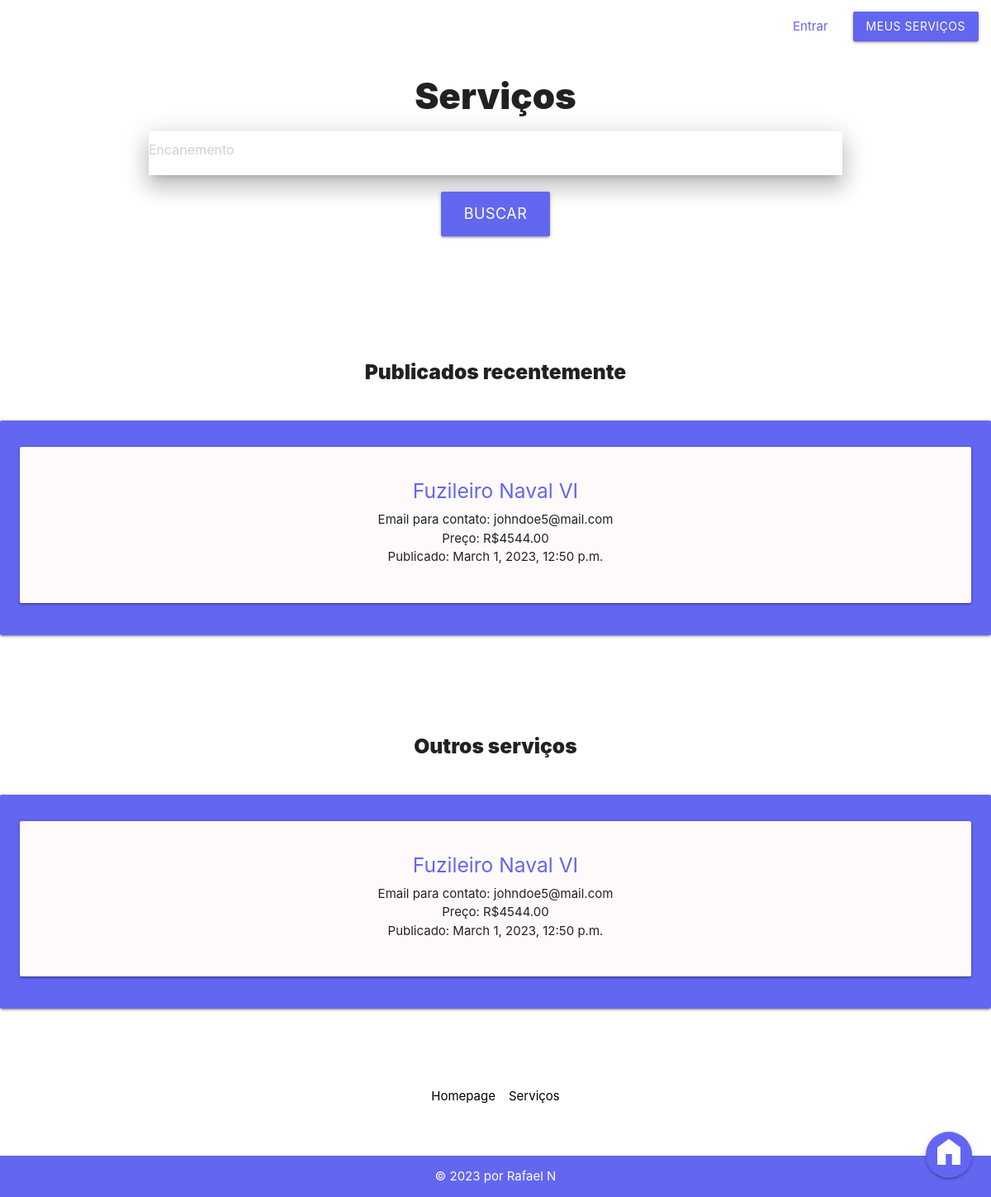
/servicosapp/, run on an earlier commit of the app's database.
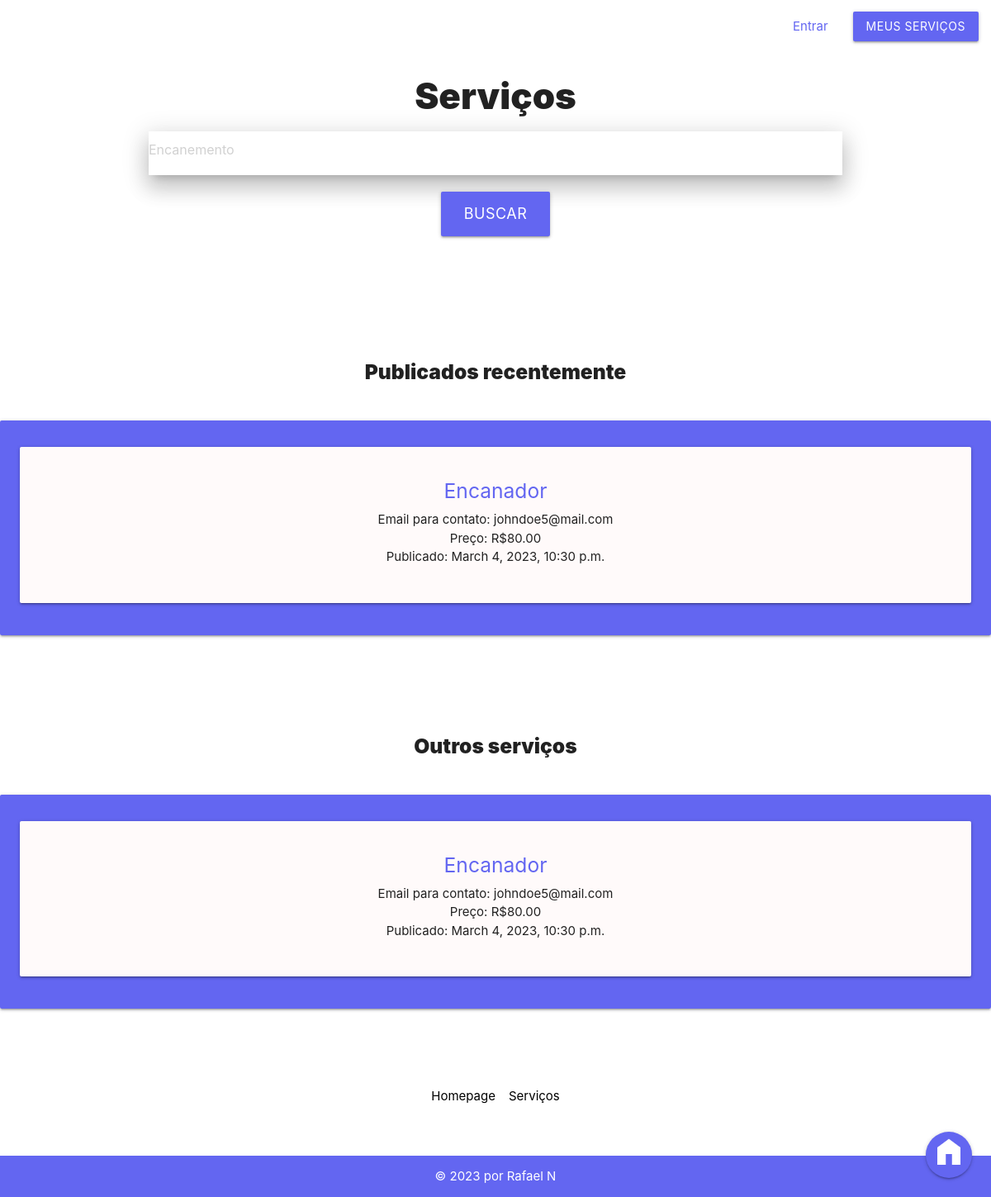
And on a later commit of the database.
### servicosapp/models.py (models this page shows)
class Servico(models.Model):
    id_servico = models.AutoField(primary_key=True)
    fk_usuario = models.ForeignKey(auth_user, on_delete=models.DO_NOTHING, null=True)
    fk_categoria = models.ForeignKey(Categoria, on_delete=models.CASCADE, null=True)
    fk_municipio = models.ForeignKey(Municipio, on_delete=models.CASCADE, null=True)
    titulo = models.CharField(max_length=150, null=False)
    descricao = models.CharField(max_length=150, default=None)
    email = models.CharField(max_length=150, null=False)
    telefone_1 = models.CharField(max_length=50, null=True)
    telefone_2 = models.CharField(max_length=50, null=True)
    preco = models.IntegerField(default=0, null=True)
    data_pub = models.DateTimeField("Data de publicação", default=django.utils.timezone.now, null=True)
    def __str__(self):
        return self.titulo

### servicosapp/views.py (the view)
# urls.py: path('', views.index, name='index'),
def index(request):
       servicos = Servico.objects.order_by("-data_pub")[:15]
       servicos_aleatorios = Servico.objects.order_by("?")[:15]
       return render(request, 'servicosapp/index.html', {'servicos': servicos, 'servicos_aleatorios': servicos_aleatorios})

### servicosapp/templates/servicosapp/index.html (shortened to what this page needs)
{% extends "base.html" %}
{% block content %}
<h3>Serviços</h3>
{% include "searchbar.html" %}
<br />
<br />
<br />
<br />
<br />
<br />
<h5 style="text-align: center; font-weight: 900;">Publicados recentemente</h5>
<div class="swiper mySwiper card-panel" style="background-color: var(--accent-color);">
    <div class="swiper-wrapper">
        {% for servico in servicos %}
        <div class="swiper-slide card-panel">
            <div class="row">
                <div class="col">
                    <div>
                        <ul>
                            <a href="{% url 'servicosapp:detalhes_servicos' servico.id_servico %}">
                                <h5>{{ servico }}</h5>
                            </a>
                            <li>Email para contato: {{ servico.email }}</li>
                            <li>Preço: R${{ servico.preco }}.00</li>
                            <li>Publicado: {{ servico.data_pub }}</li>
                        </ul>
                    </div>
                </div>
            </div>
        </div>
        {% endfor %}
    </div>
</div>
<br />
<br />
<br />
<br />
<h5 style="text-align: center; font-weight: 900;">Outros serviços</h5>
<div class="swiper mySwiper card-panel" style="background-color: var(--accent-color);">
    <div class="swiper-wrapper">
        {% for servico in servicos_aleatorios %}
        <div class="swiper-slide card-panel">
            <div class="row">
                <div class="col">
                    <div>
                        <ul>
                            <a href="{% url 'servicosapp:detalhes_servicos' servico.id_servico %}">
                                <h5>{{ servico }}</h5>
                            </a>
                            <li>Email para contato: {{ servico.email }}</li>
                            <li>Preço: R${{ servico.preco }}.00</li>
                            <li>Publicado: {{ servico.data_pub }}</li>
                        </ul>
                    </div>
                </div>
            </div>
        </div>
        {% endfor %}
    </div>
</div>
{% endblock content %}

What changed in the data, as far as the page shows it:
removed Servico: titulo "Fuzileiro Naval VI", email "johndoe5@mail.com", preco "4544", data_pub "March 1, 2023, 12:50 p.m."
added Servico: titulo "Encanador", email "johndoe5@mail.com", preco "80", data_pub "March 4, 2023, 10:30 p.m."
